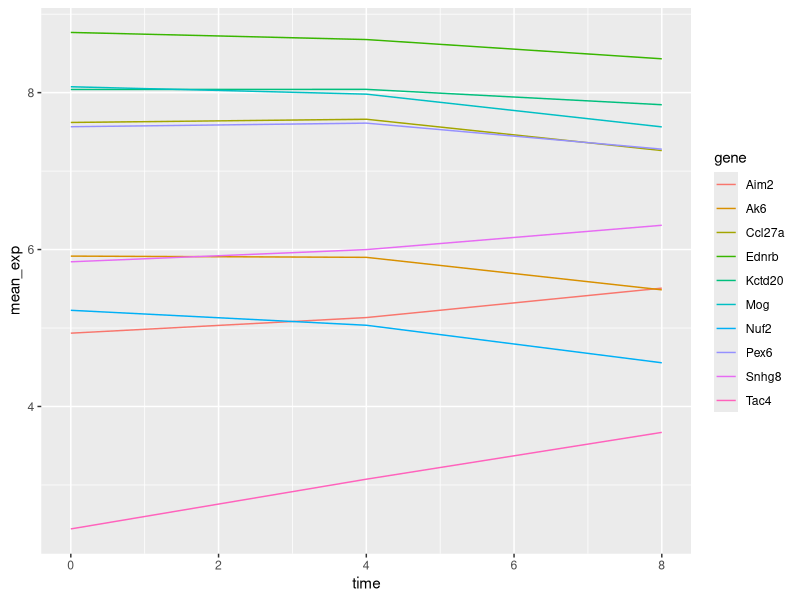
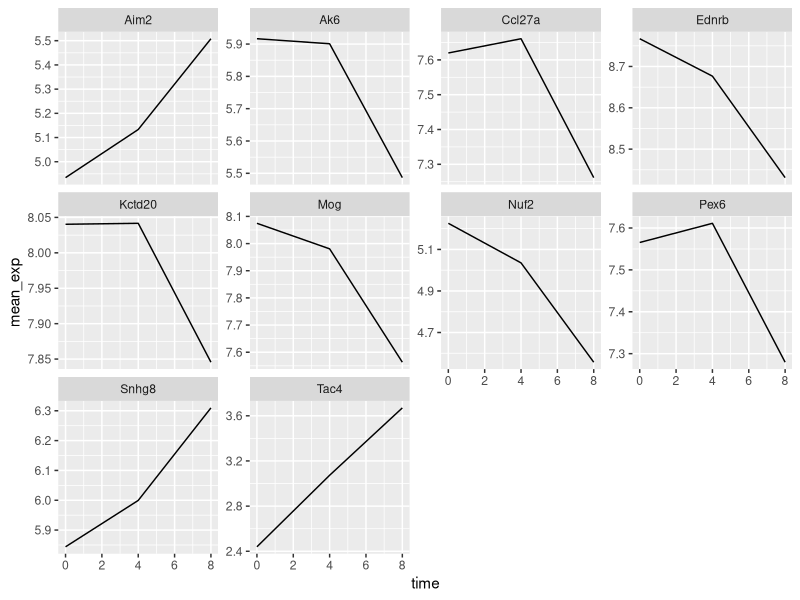
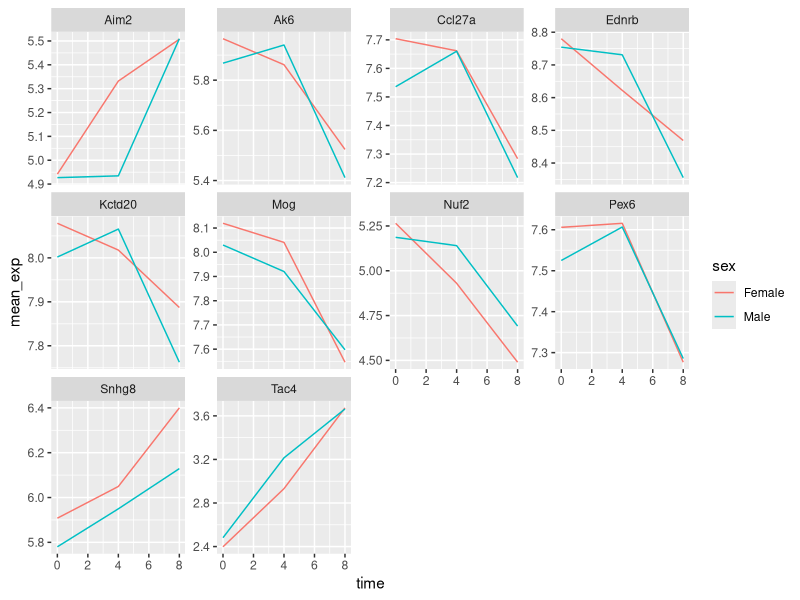

The R source for these figures, in order:
# Import some data
library(tidyverse)

sub_rna <- read_csv("./nihl-intro-r-classes-data-output/sub-rna.csv")

glimpse(sub_rna)

summary(sub_rna)

# Wrangle the Data

mean_exp_by_time <- sub_rna %>% 
  group_by(gene, time) %>% 
  summarize(mean_exp = mean(expression_log))

mean_exp_by_time %>% 
  ggplot(mapping = aes(x = time, y = mean_exp, color = gene)) +
  geom_line()


mean_exp_by_time %>% 
  ggplot(mapping = aes(x = time, y = mean_exp)) +
  geom_line() +
  facet_wrap(vars(gene), scales = "free_y")

mean_exp_by_time_sex <- sub_rna %>% 
  group_by(gene, time, sex) %>% 
  summarize(mean_exp = mean(expression_log))

mean_exp_by_time_sex

mean_exp_by_time_sex %>% 
  ggplot(mapping = aes(x = time, y = mean_exp, color = sex)) +
  geom_line() +
  facet_wrap(vars(gene), scales = "free_y")
  
  
  
  
  
  




